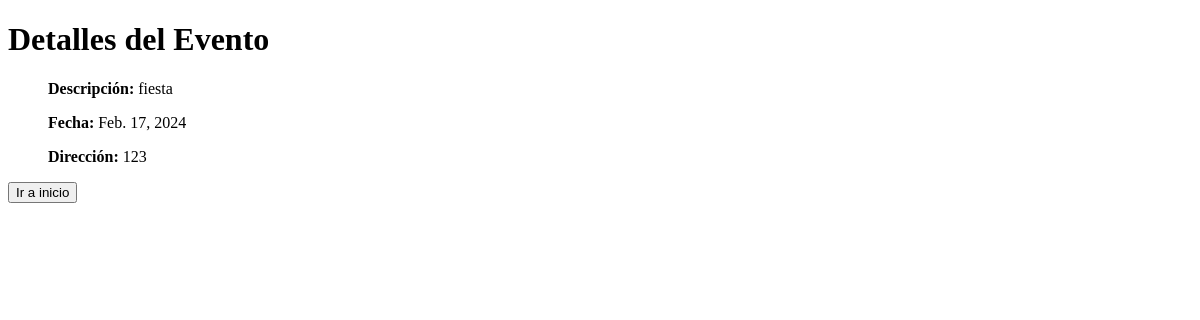
/app/evento/, run on an earlier commit of the app's database.
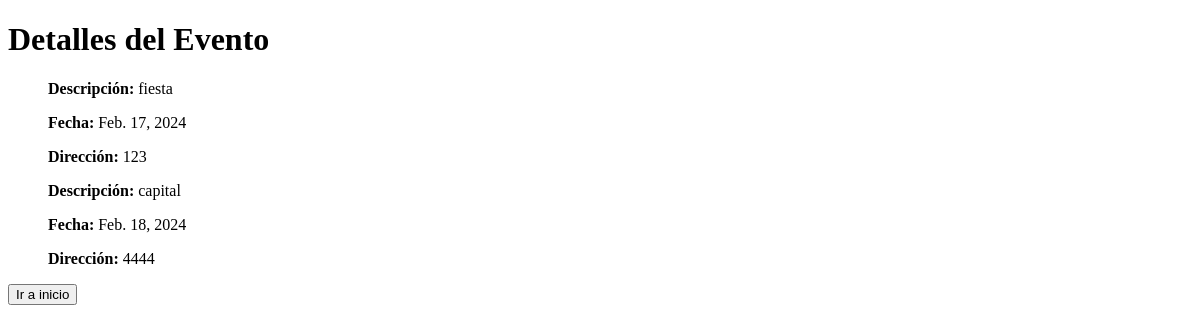
And on a later commit of the database.
### Entrega3/models.py (models this page shows)
class Evento(models.Model):
    nombre = models.CharField(max_length=100)
    fecha = models.DateField()
    descripcion = models.TextField()
    direccion = models.CharField(max_length=20)
    latitud = models.DecimalField(max_digits=9, decimal_places=6)
    longitud = models.DecimalField(max_digits=9, decimal_places=6)

### Entrega3/views.py (the view)
# urls.py: path('evento/', views.detalle_evento),
def detalle_evento(request):
    eventos = Evento.objects.all()
    return render(request, 'evento_detalle.html', {'eventos': eventos})

### Entrega3/templates/evento_detalle.html (shortened to what this page needs)
<!DOCTYPE html>
<html lang="es">
<head>
</head>
<body>
    <h1>Detalles del Evento</h1>
    <ul>
        {% for evento in eventos %}
        <p><strong>Descripción:</strong> {{ evento.descripcion }}</p>
        <p><strong>Fecha:</strong> {{ evento.fecha }}</p>
        <p><strong>Dirección:</strong> {{ evento.direccion }}</p>
        {% endfor %}
    </ul>
    <a href="/app/inicio"><button>Ir a inicio</button></a>
</body>
</html>

What changed in the data, as far as the page shows it:
added Evento: descripcion "capital", fecha "Feb. 18, 2024", direccion "4444"
